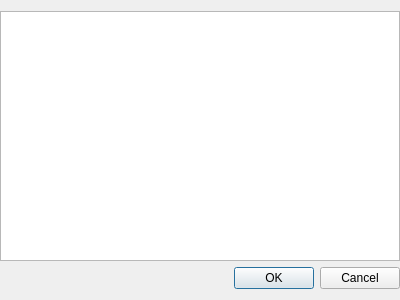
<?xml version="1.0" encoding="UTF-8"?>
<ui version="4.0">
 <class>AlgorithmSetting</class>
 <widget class="QWidget" name="AlgorithmSetting">
  <property name="geometry">
   <rect>
    <x>0</x>
    <y>0</y>
    <width>400</width>
    <height>300</height>
   </rect>
  </property>
  <property name="windowTitle">
   <string>Form</string>
  </property>
  <layout class="QGridLayout" name="gridLayout">
   <property name="leftMargin">
    <number>0</number>
   </property>
   <property name="rightMargin">
    <number>0</number>
   </property>
   <item row="4" column="0">
    <widget class="QDialogButtonBox" name="buttonBox">
     <property name="standardButtons">
      <set>QDialogButtonBox::Cancel|QDialogButtonBox::Ok</set>
     </property>
    </widget>
   </item>
   <item row="0" column="0">
    <widget class="QTableWidget" name="tableWidget"/>
   </item>
  </layout>
 </widget>
 <resources/>
 <connections/>
</ui>
